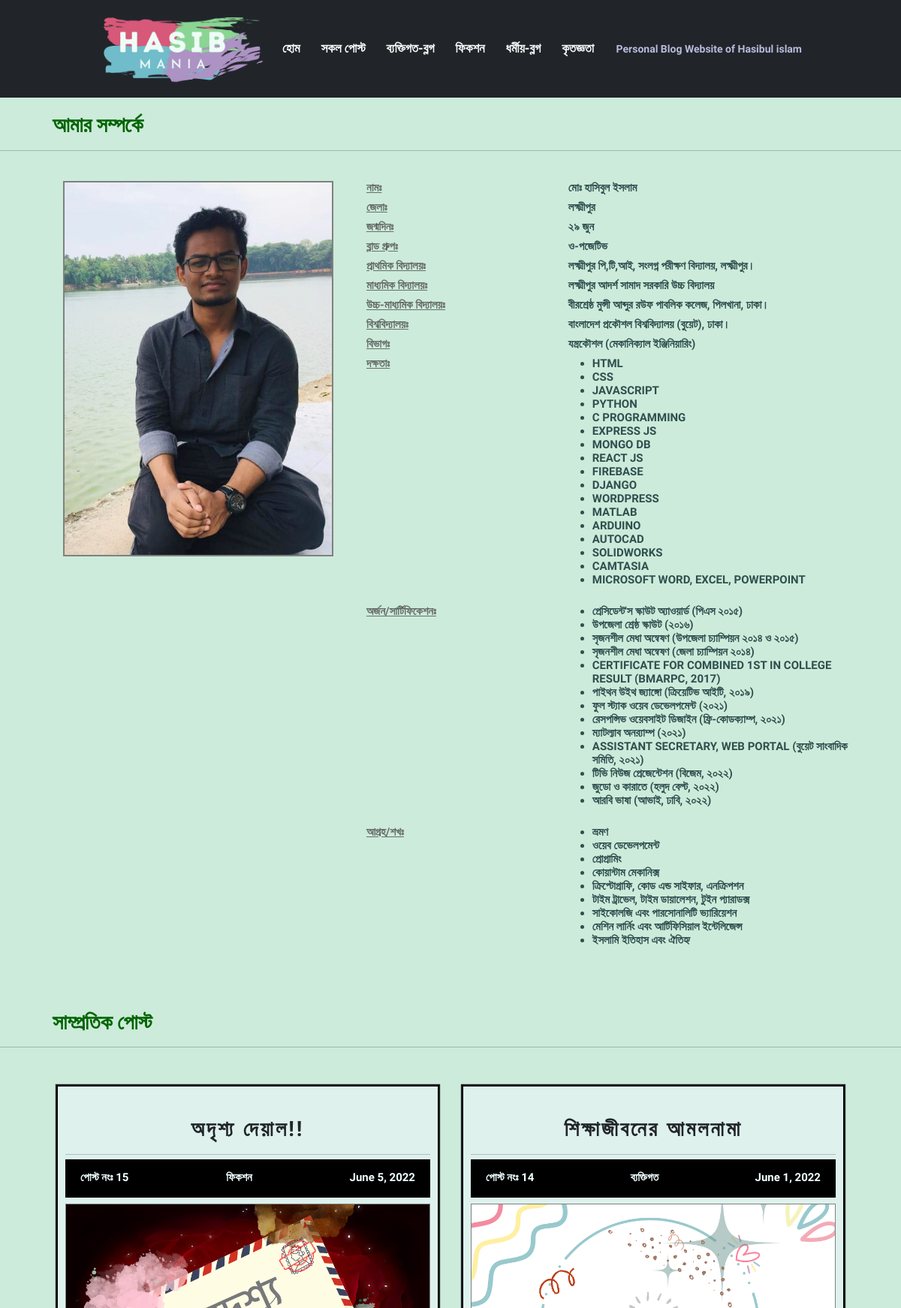
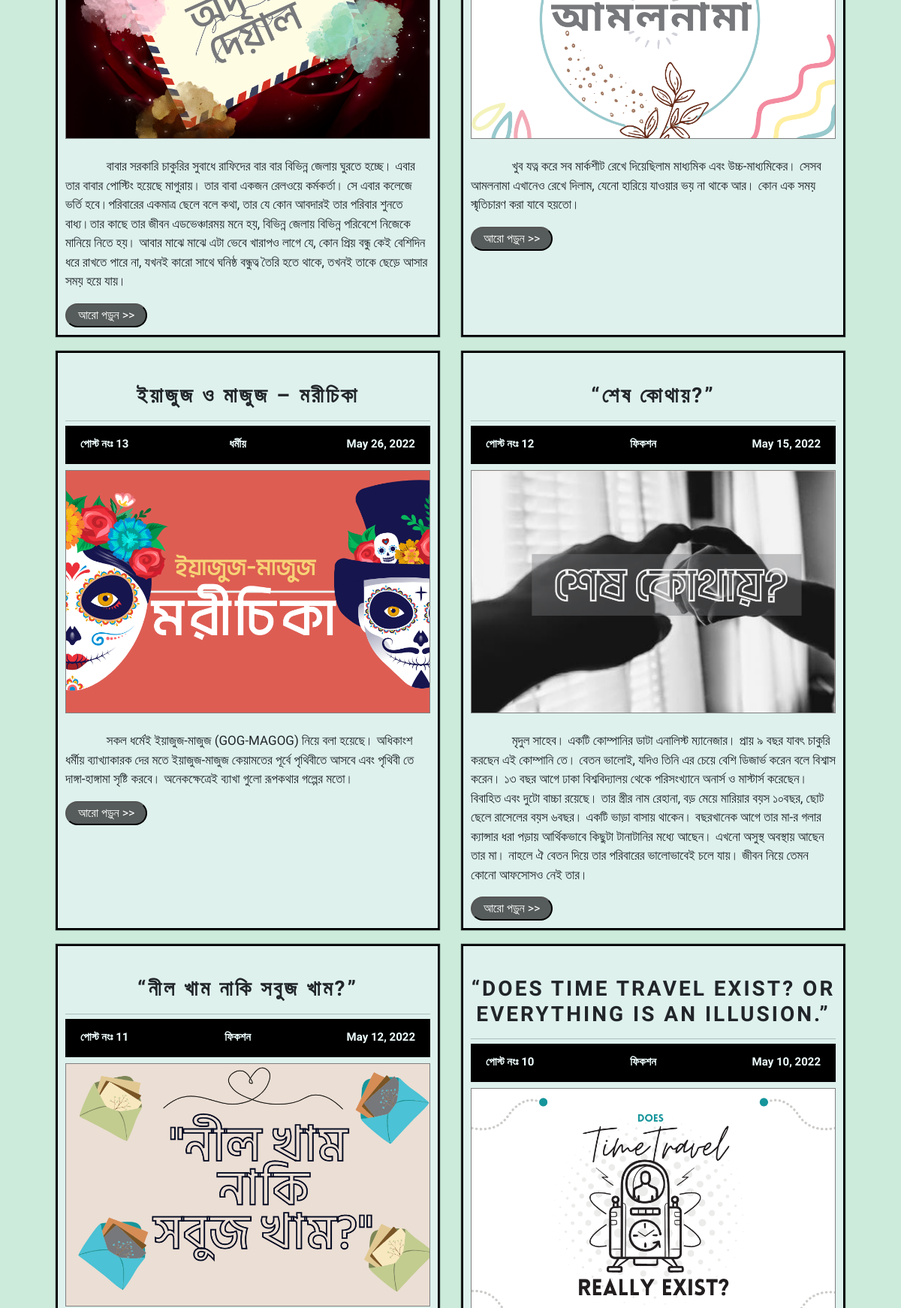
The page / (upper part) on the database its author committed (2 pictures, top to bottom).
### home/models.py (models this page shows, shortened)
class Post(models.Model):
    id = models.AutoField(primary_key=True)
    date = models.DateField(default=datetime.date.today)
    category = models.CharField(max_length=100, choices=CATEGORIES, default='ব্যক্তিগত')
    title = models.CharField(max_length=400)
    para1 = models.TextField(blank=True)
    para2 = models.TextField(blank=True)
    para3 = models.TextField(blank=True)
    para4 = models.TextField(blank=True)
    para5 = models.TextField(blank=True)
    para6 = models.TextField(blank=True)
    para7 = models.TextField(blank=True)
    para8 = models.TextField(blank=True)
    para9 = models.TextField(blank=True)
    para10 = models.TextField(blank=True)
    para11 = models.TextField(blank=True)
    para12 = models.TextField(blank=True)
    para13 = models.TextField(blank=True)
    para14 = models.TextField(blank=True)
    para15 = models.TextField(blank=True)
    para16 = models.TextField(blank=True)
    para17 = models.TextField(blank=True)
    para18 = models.TextField(blank=True)
    para19 = models.TextField(blank=True)
    para20 = models.TextField(blank=True)
    para21 = models.TextField(blank=True)
    para22 = models.TextField(blank=True)
    para23 = models.TextField(blank=True)
    para24 = models.TextField(blank=True)
    para25 = models.TextField(blank=True)
    img1 = models.ImageField(upload_to ='static/uploads', blank=True)
    img1caption = models.CharField(max_length=500, blank=True)
    img2 = models.ImageField(upload_to ='static/uploads', blank=True)
    img2caption = models.CharField(max_length=500, blank=True)
    img3 = models.ImageField(upload_to ='static/uploads', blank=True)
    img3caption = models.CharField(max_length=500, blank=True)
    img4 = models.ImageField(upload_to ='static/uploads', blank=True)
    img4caption = models.CharField(max_length=500, blank=True)
    img5 = models.ImageField(upload_to ='static/uploads', blank=True)
    img5caption = models.CharField(max_length=500, blank=True)
    img6 = models.ImageField(upload_to ='static/uploads', blank=True)
    img6caption = models.CharField(max_length=500, blank=True)
    img7 = models.ImageField(upload_to ='static/uploads', blank=True)
    img7caption = models.CharField(max_length=500, blank=True)
    img8 = models.ImageField(upload_to ='static/uploads', blank=True)
    img8caption = models.CharField(max_length=500, blank=True)
    img9 = models.ImageField(upload_to ='static/uploads', blank=True)
    img9caption = models.CharField(max_length=500, blank=True)
    img10 = models.ImageField(upload_to ='static/uploads', blank=True)
    img10caption = models.CharField(max_length=500, blank=True)
    author = models.CharField(max_length=264, default='Hasibul Islam')

### home/views.py (the view)
# urls.py: path('', views.index, name="index"),
def index(request):
    all_posts = Post.objects.order_by('date').reverse()
    post_dic = { 'posts' : all_posts[:10]}
    return render(request, 'home/index.html',context=post_dic)

### template/home/index.html (shortened to what this page needs)
{% extends 'base.html' %}
{% load static %}
{% block styles %}
    <link rel="stylesheet" href="{% static 'css/homepage.css' %}" />
{% endblock %}
{% block body_block %}
    <h3 class="posts-top">আমার সম্পর্কে </h3> <hr>
    <div class="about">
        <div class="section">
            <img src="{% static 'images/hasib.me.jpg' %}" alt="hasibul islam">
        </div>
        <div class="section">
            <div class="about-details">
                <div class="que-items">
                    <h4 class="que">নামঃ </h4>
                    <h4 class="ans">মোঃ হাসিবুল ইসলাম</h4>
                </div>
                <div class="que-items">
                    <h4 class="que">জেলাঃ</h4>
                    <h4 class="ans">লক্ষ্মীপুর</h4>
                </div>
                <div class="que-items">
                    <h4 class="que">জন্মদিনঃ</h4>
                    <h4 class="ans">২৯ জুন</h4>
                </div>
                <div class="que-items">
                    <h4 class="que">ব্লাড গ্রুপঃ </h4>
                    <h4 class="ans">ও-পজেটিভ</h4>
                </div>
                <div class="que-items">
                    <h4 class="que">প্রাথমিক বিদ্যালয়ঃ</h4>
                    <h4 class="ans">লক্ষ্মীপুর পি,টি,আই, সংলগ্ন পরীক্ষণ বিদ্যালয়, লক্ষ্মীপুর। </h4>
                </div>
                <div class="que-items">
                    <h4 class="que">মাধ্যমিক বিদ্যালয়ঃ</h4>
                    <h4 class="ans">লক্ষ্মীপুর আদর্শ সামাদ সরকারি উচ্চ বিদ্যালয় </h4>
                </div>
                <div class="que-items">
                    <h4 class="que">উচ্চ-মাধ্যমিক বিদ্যালয়ঃ</h4>
                    <h4 class="ans">বীরশ্রেষ্ঠ মুন্সী আব্দুর রউফ পাবলিক কলেজ, পিলখানা, ঢাকা। </h4>
                </div>
                <div class="que-items">
                    <h4 class="que">বিশ্ববিদ্যালয়ঃ </h4>
                    <h4 class="ans">বাংলাদেশ প্রকৌশল বিশ্ববিদ্যালয় (বুয়েট), ঢাকা। </h4>
                </div>
                <div class="que-items">
                    <h4 class="que">বিভাগঃ </h4>
                    <h4 class="ans">যন্ত্রকৌশল (মেকানিক্যাল ইঞ্জিনিয়ারিং) </h4>
                </div>
                <div class="que-items">
                    <h4 class="que">দক্ষতাঃ</h4>
                    <h4 class="ans">
                        <ul>
                            <li>HTML</li>
                            <li>CSS</li>
                            <li>JAVASCRIPT</li>
                            <li>PYTHON</li>
                            <li>C PROGRAMMING</li>
                            <li>EXPRESS JS</li>
                            <li>MONGO DB</li>
                            <li>REACT JS</li>
                            <li>FIREBASE</li>
                            <li>DJANGO</li>
                            <li>WORDPRESS</li>
                            <li>MATLAB</li>
                            <li>ARDUINO </li>
                            <li>AUTOCAD</li>
                            <li>SOLIDWORKS</li>
                            <li>CAMTASIA</li>
                            <li>MICROSOFT WORD, EXCEL, POWERPOINT </li>
                        </ul>
                    </h4>
                </div>
                <div class="que-items">
                    <h4 class="que">অর্জন/সার্টিফিকেশনঃ </h4>
                    <h4 class="ans">
                        <ul>
                            <li>প্রেসিডেন্ট'স স্কাউট অ্যাওয়ার্ড (পিএস ২০১৫) </li>
                            <li>উপজেলা শ্রেষ্ঠ স্কাউট (২০১৬) </li>
                            <li>সৃজনশীল মেধা অন্বেষণ (উপজেলা চ্যাম্পিয়ন ২০১৪ ও ২০১৫) </li>
                            <li>সৃজনশীল মেধা অন্বেষণ (জেলা চ্যাম্পিয়ন ২০১৪)</li>
                            <li>CERTIFICATE FOR COMBINED 1ST IN COLLEGE RESULT (BMARPC, 2017)</li>
                            <li>পাইথন উইথ জ্যাঙ্গো (ক্রিয়েটিভ আইটি, ২০১৯) </li>
                            <li>ফুল স্ট্যাক ওয়েব ডেভেলপমেন্ট (২০২১) </li>
                            <li>রেসপন্সিভ ওয়েবসাইট ডিজাইন (ফ্রি-কোডক্যাম্প, ২০২১) </li>
                            <li>ম্যাটল্যাব অনর‍্যাম্প (২০২১) </li>
                            <li>ASSISTANT SECRETARY, WEB PORTAL (বুয়েট সাংবাদিক সমিতি, ২০২১) </li>
                            <li>টিভি নিউজ প্রেজেন্টেশন (বিজেম, ২০২২) </li>
                            <li>জুডো ও কারাতে (হলুদ বেল্ট, ২০২২) </li>
                            <li>আরবি ভাষা (আভাই, ঢাবি, ২০২২) </li>
                        </ul>
                    </h4>
                </div>
                <div class="que-items">
                    <h4 class="que">আগ্রহ/শখঃ </h4>
                    <h4 class="ans">
                        <ul>
                            <li>ভ্রমণ </li>
                            <li> ওয়েব ডেভেলপমেন্ট </li>
                            <li> প্রোগ্রামিং </li>
                            <li>কোয়ান্টাম মেকানিক্স </li>
                            <li>ক্রিপ্টোগ্রাফি, কোড এন্ড সাইফার, এনক্রিপশন </li>
                            <li>টাইম ট্রাভেল, টাইম ডায়ালেশন, টুইন প্যারাডক্স </li>
                            <li>সাইকোলজি এবং পারসোনালিটি ভ্যারিয়েশন </li>
                            <li>মেশিন লার্নিং এবং আর্টিফিসিয়াল ইন্টেলিজেন্স </li>
                            <li>ইসলামি ইতিহাস এবং ঐতিহ্য </li>
                        </ul>
                    </h4>
                </div>
            </div>
        </div>
    </div>
    <h3 class="posts-top">সাম্প্রতিক পোস্ট</h3> <hr>
    <div class="all-posts">
    {% for post in posts %}
    <div class="single-post">
        <h1 class="post-title">{{post.title}}</h1> <hr>
        <div class="post-details">
        <h4>পোস্ট নংঃ {{post.id}}</h4>
        <h4>{{post.category}}</h4>
        <h4>{{post.date}}</h4>
        </div>
        <div class="banner">
        <img src="{{post.img1}}" alt="" />
        </div> <br>
        <div class="para1">
            <p class="texts">
               &nbsp;{{ post.para1 }}
            </p>
        </div>
        <div class="read-more-button">
            <button class="read-more">
                <a href="/post/{{post.id}}" class="read">আরো পড়ুন >> </a>
            </button>
        </div>
    </div>
{% endfor %}
    </div>
    <hr> <br>
{% endblock body_block %}

### static/css/base.css (style rules this page uses)
body { margin: 0; font-family: "Baloo Da 2", -apple-system, BlinkMacSystemFont, "Segoe UI", "Roboto", "Oxygen", "Ubuntu", "Cantarell", "Fira Sans", "Droid Sans", "Helvetica Neue", sans-serif; -webkit-font-smoothing: antialiased; -moz-osx-font-smoothing: grayscale; background-color: #ccebda; background-attachment: fixed; background-size: cover; }

### static/css/homepage.css (style rules this page uses)
.all-posts { display: grid; grid-template-columns: 1fr 1fr; margin: 20px 40px; padding: 20px; }
.single-post { border: 2px solid black; margin: 10px 15px; padding: 10px; background-color: rgba(240, 248, 255, 0.508); box-shadow: 0px 0px 1px 1px; }
.posts-top { padding-top: 20px; padding-left: 70px; font-weight: bolder; color: darkgreen; }
.post-title { font-weight: bold; font-size: 28px; margin-top: 30px; letter-spacing: 3px; text-align: center; }
.post-details { display: flex; justify-content: space-between; align-items: center; margin: 0; margin-top: -10px; margin-bottom: 8px; grid-template-columns: 1fr 1fr 1fr; color: rgb(181, 55, 80); padding: 15px 20px 10px; background-color: rgb(0, 0, 0); }
.post-details h4 { font-weight: bold; font-size: 15px; color:azure; }
.para1 { font-size: 17px; }
.single-post img { width: 100%; border: 1px solid gray; }
.read-more .read,.read1 { text-decoration: none; color: white; }
.read-more, .see-all-posts { background-color: rgba(0, 0, 0, 0.616); border-radius: 40px; padding: 2px 15px; }
.about { display: grid; grid-template-columns: 2fr 3fr; margin: 20px; padding: 20px; }
.section:nth-child(1) { text-align: center; }
.about img { height: 500px; border: 2px solid gray; }
.que-items { display: grid; grid-template-columns: 2fr 3fr; }
.que-items h4 { font-size: 15px; }
.que { text-decoration: underline; font-weight: bold; color: rgba(77, 77, 77, 0.793); }
.ans { font-weight: bold; color: darkslategrey; }

### rows shown on the page
Post: title "অদৃশ্য দেয়াল!!", id "15", category "ফিকশন", date "June 5, 2022", img1 (picture), para1 "বাবার সরকারি চাকুরির সুবাধে রাফিদের বার বার বিভিন্ন জেলায় ঘুরতে হচ্ছে। এবার তার বাবার পোস্টিং হয়েছে মাগুরায়। তার বাবা একজন রেলওয়ে কর্মকর্তা। সে এবার কলেজে ভর্তি হবে।পরিবারের একমাত্র ছেলে বলে কথা, তার যে কোন আবদারই তার পরিবার শুনতে বাধ্য।তার কাছে তার জীবন এডভেঞ্চারময় মনে হয়, বিভিন্ন জেলায় বিভিন্ন পরিবেশে নিজেকে মানিয়ে নিতে হয়। আবার মাঝে মাঝে এটা ভেবে খারাপও লাগে যে, কোন প্রিয় বন্ধু কেই বেশিদিন ধরে রাখতে পারে না, যখনই কারো সাথে ঘনিষ্ঠ বন্ধুত্ব তৈরি হতে থাকে, তখনই তাকে ছেড়ে আসার সময় হয়ে যায়।"
Post: title "শিক্ষাজীবনের আমলনামা", id "14", category "ব্যক্তিগত", date "June 1, 2022", img1 (picture), para1 "খুব যত্ন করে সব মার্কশীট রেখে দিয়েছিলাম মাধ্যমিক এবং উচ্চ-মাধ্যমিকের। সেসব আমলনামা এখানেও রেখে দিলাম, যেনো হারিয়ে যাওয়ার ভয় না থাকে আর। কোন এক সময় স্মৃতিচারণ করা যাবে হয়তো।"
Post: title "ইয়াজুজ ও মাজুজ – মরীচিকা", id "13", category "ধর্মীয়", date "May 26, 2022", img1 (picture), para1 "সকল ধর্মেই ইয়াজুজ-মাজুজ (GOG-MAGOG) নিয়ে বলা হয়েছে। অধিকাংশ ধর্মীয় ব্যাখ্যাকারক দের মতে ইয়াজুজ-মাজুজ কেয়ামতের পূর্বে পৃথিবীতে আসবে এবং পৃথিবী তে দাঙ্গা-হাঙ্গামা সৃষ্টি করবে। অনেকক্ষেত্রেই ব্যাখা গুলো রূপকথার গল্পের মতো।"
Post: title "“শেষ কোথায়?”", id "12", category "ফিকশন", date "May 15, 2022", img1 (picture), para1 "মৃদুল সাহেব। একটি কোম্পানির ডাটা এনালিস্ট ম্যানেজার। প্রায় ৯ বছর যাবৎ চাকুরি করছেন এই কোম্পানি তে। বেতন ভালোই, যদিও তিনি এর চেয়ে বেশি ডিজার্ভ করেন বলে বিশ্বাস করেন। ১৩ বছর আগে ঢাকা বিশ্ববিদ্যালয় থেকে পরিসংখ্যানে অনার্স ও মাস্টার্স করেছেন। বিবাহিত এবং দুটো বাচ্চা রয়েছে। তার স্ত্রীর নাম রেহানা, বড় মেয়ে মারিয়ার বয়স ১০বছর, ছোট ছেলে রাসেলের বয়স ৬বছর। একটি ভাড়া বাসায় থাকেন। বছরখানেক আগে তার মা-র গলার ক্যান্সার ধরা পড়ায় আর্থিকভাবে কিছুটা টানাটানির মধ্যে আছেন। এখনো অসুস্থ অবস্থায় আছেন তার মা। নাহলে ঐ বেতন দিয়ে তার পরিবারের ভালোভাবেই চলে যায়। জীবন নিয়ে তেমন কোনো আফসোসও নেই তার।"
Post: title "“নীল খাম নাকি সবুজ খাম?”", id "11", category "ফিকশন", date "May 12, 2022", img1 (picture)
Post: title "“DOES TIME TRAVEL EXIST? OR EVERYTHING IS AN ILLUSION.”", id "10", category "ফিকশন", date "May 10, 2022", img1 (picture)
